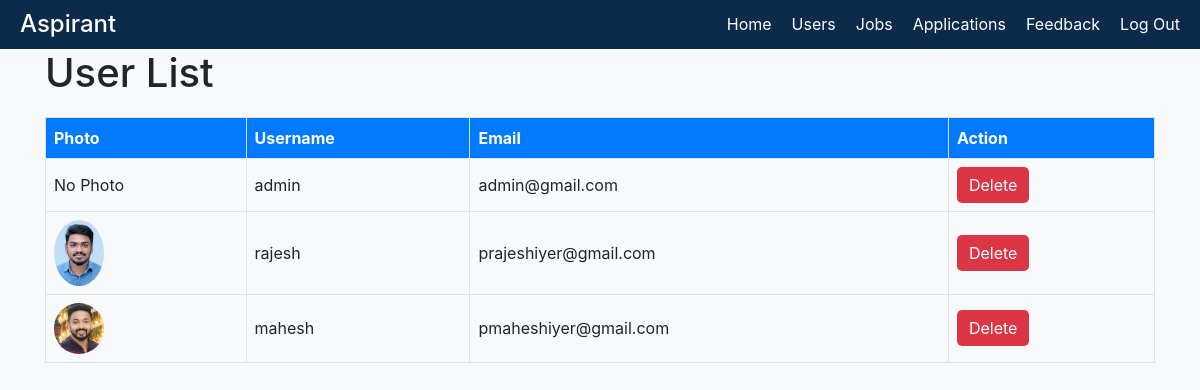
/user_list/ (signed in), run on the app's committed database.
### job/models.py (models this page shows, shortened)
class CustomUser(AbstractUser):
    USER_TYPE_CHOICES = [
        ('admin', 'Admin'),
        ('recruiter', 'Recruiter'),
        ('job_seeker', 'Job Seeker'),
    ]
    user_type = models.CharField(max_length=20, choices=USER_TYPE_CHOICES, default='job_seeker')
    profile_picture = models.ImageField(upload_to='static/profile_pictures/', null=True, blank=True)
    groups = models.ManyToManyField(
        'auth.Group',
        related_name='customuser_set',  # Unique related_name
        blank=True,
        verbose_name='groups',
        help_text='The groups this user belongs to. A user will get all permissions granted to each of their groups.',
    )
    user_permissions = models.ManyToManyField(
        'auth.Permission',
        related_name='customuser_set',  # Unique related_name
        blank=True,
        verbose_name='user permissions',
        help_text='Specific permissions for this user.',
    )

### job/views.py (the view)
# urls.py: path('user_list/', user_list, name='user_list'),
@login_required
def user_list(request):
    users = CustomUser.objects.all()
    context = {
        'users': users
    }
    return render(request, 'user_list.html', context)

### templates/user_list.html (shortened to what this page needs)
{% load static %}
<!DOCTYPE html>
<html lang="en">
<head>
    <link href="https://stackpath.bootstrapcdn.com/bootstrap/4.5.2/css/bootstrap.min.css" rel="stylesheet">
    <link href="https://cdnjs.cloudflare.com/ajax/libs/font-awesome/5.15.3/css/all.min.css" rel="stylesheet">
</head>
<body>
    <div class="header">
        <h1>Aspirant</h1>
        <ul>
            <li><a href="{% url 'admin_dashboard' %}">Home</a></li>
            <li><a href="{% url 'user_list' %}">Users</a></li>
            <li><a href="{% url 'admin_job_list' %}">Jobs</a></li>
            <li><a href="{% url 'admin_application_list' %}">Applications</a></li>
            <li><a href="{% url 'admin_feedback' %}">Feedback</a></li>
            <li><a href="{% url 'logout' %}">Log Out</a></li>
        </ul>
    </div>
    <div class="container">
        <h1>User List</h1>
        <table class="user-table">
            <thead>
                <tr>
                    <th>Photo</th>
                    <th>Username</th>
                    <th>Email</th>
                    <th>Action</th>
                </tr>
            </thead>
            <tbody>
                {% for user in users %}
                <tr>
                    {% if user.profile_picture %}
                    <td><img src="{% static user.profile_picture.url %}" alt="User Photo"></td>
                    {% else %}
                    <td>No Photo</td>
                    {% endif %}
                    <td>{{ user.username }}</td>
                    <td>{{ user.email }}</td>
                    <td><button class="delete-btn" onclick="deleteUser({{ user.id }})">Delete</button></td>
                </tr>
                {% endfor %}
            </tbody>
        </table>
    </div>
</body>
</html>

### templates/user_list.html (style rules this page uses)
body { background-color: #f8f9fa; }
.user-table { width: 100%; border-collapse: collapse; margin-top: 20px; }
.user-table th, .user-table td { border: 1px solid #dee2e6; padding: 8px; }
.user-table th { background-color: #007bff; color: #fff; }
.user-table img { max-width: 50px; border-radius: 50%; }
.delete-btn { padding: 6px 12px; background-color: #dc3545; color: #fff; border: none; border-radius: 5px; cursor: pointer; }
.header { background-color: #0c2a49; color: #fff; padding: 10px 20px; display: flex; justify-content: space-between; align-items: center; }
.header h1 { margin: 0; font-size: 24px; }
.header ul { list-style: none; margin: 0; padding: 0; display: flex; }
.header ul li { margin-right: 20px; }
.header ul li:last-child { margin-right: 0; }
.header ul li a { color: #fff; text-decoration: none; transition: color 0.3s ease; }

### data on the page
CustomUser: profile_picture "No Photo", username "admin", email "admin@gmail.com"
CustomUser: profile_picture (picture), username "rajesh", email "prajeshiyer@gmail.com"
CustomUser: profile_picture (picture), username "mahesh", email "pmaheshiyer@gmail.com"
